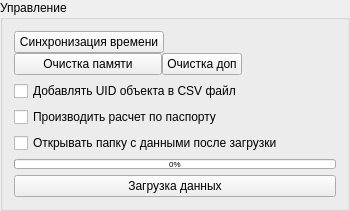
           <widget class="QGroupBox" name="groupBox_2">
            <property name="sizePolicy">
             <sizepolicy hsizetype="Preferred" vsizetype="Expanding">
              <horstretch>0</horstretch>
              <verstretch>0</verstretch>
             </sizepolicy>
            </property>
            <property name="minimumSize">
             <size>
              <width>350</width>
              <height>0</height>
             </size>
            </property>
            <property name="maximumSize">
             <size>
              <width>300</width>
              <height>200</height>
             </size>
            </property>
            <property name="title">
             <string>Управление</string>
            </property>
            <layout class="QGridLayout" name="gridLayout_2">
             <item row="3" column="0" colspan="2">
              <widget class="QCheckBox" name="checkBox_isOpenFolderBeforeSync">
               <property name="text">
                <string>Открывать папку с данными после загрузки</string>
               </property>
              </widget>
             </item>
             <item row="4" column="0" colspan="2">
              <layout class="QVBoxLayout" name="verticalLayout_3">
               <item>
                <widget class="QProgressBar" name="progressBar_FullDataProcess">
                 <property name="sizePolicy">
                  <sizepolicy hsizetype="Expanding" vsizetype="Minimum">
                   <horstretch>0</horstretch>
                   <verstretch>0</verstretch>
                  </sizepolicy>
                 </property>
                 <property name="maximumSize">
                  <size>
                   <width>16777215</width>
                   <height>10</height>
                  </size>
                 </property>
                 <property name="font">
                  <font>
                   <pointsize>6</pointsize>
                  </font>
                 </property>
                 <property name="value">
                  <number>0</number>
                 </property>
                 <property name="alignment">
                  <set>Qt::AlignCenter</set>
                 </property>
                 <property name="textVisible">
                  <bool>true</bool>
                 </property>
                 <property name="textDirection">
                  <enum>QProgressBar::TopToBottom</enum>
                 </property>
                </widget>
               </item>
               <item>
                <layout class="QHBoxLayout" name="horizontalLayout_21">
                 <item>
                  <widget class="QPushButton" name="pushButton_SyncData">
                   <property name="sizePolicy">
                    <sizepolicy hsizetype="Minimum" vsizetype="Maximum">
                     <horstretch>0</horstretch>
                     <verstretch>0</verstretch>
                    </sizepolicy>
                   </property>
                   <property name="text">
                    <string>Загрузка данных</string>
                   </property>
                  </widget>
                 </item>
                </layout>
               </item>
              </layout>
             </item>
             <item row="0" column="1">
              <spacer name="horizontalSpacer_2">
               <property name="orientation">
                <enum>Qt::Horizontal</enum>
               </property>
               <property name="sizeHint" stdset="0">
                <size>
                 <width>159</width>
                 <height>20</height>
                </size>
               </property>
              </spacer>
             </item>
             <item row="2" column="0" colspan="2">
              <widget class="QCheckBox" name="checkBox_CalculateDataLogsByPassport">
               <property name="text">
                <string>Производить расчет по паспорту</string>
               </property>
              </widget>
             </item>
             <item row="0" column="0">
              <layout class="QVBoxLayout" name="verticalLayout_2">
               <property name="spacing">
                <number>0</number>
               </property>
               <item>
                <widget class="QPushButton" name="pushButton_SyncRTC">
                 <property name="sizePolicy">
                  <sizepolicy hsizetype="Expanding" vsizetype="Minimum">
                   <horstretch>0</horstretch>
                   <verstretch>0</verstretch>
                  </sizepolicy>
                 </property>
                 <property name="maximumSize">
                  <size>
                   <width>150</width>
                   <height>25</height>
                  </size>
                 </property>
                 <property name="text">
                  <string>Синхронизация времени</string>
                 </property>
                </widget>
               </item>
               <item>
                <layout class="QHBoxLayout" name="horizontalLayout_22">
                 <item>
                  <widget class="QPushButton" name="pushButton_Formatting">
                   <property name="sizePolicy">
                    <sizepolicy hsizetype="Expanding" vsizetype="Minimum">
                     <horstretch>0</horstretch>
                     <verstretch>0</verstretch>
                    </sizepolicy>
                   </property>
                   <property name="maximumSize">
                    <size>
                     <width>150</width>
                     <height>25</height>
                    </size>
                   </property>
                   <property name="text">
                    <string>Очистка памяти</string>
                   </property>
                  </widget>
                 </item>
                 <item>
                  <widget class="QPushButton" name="pushButton_ExtraFormatAll">
                   <property name="text">
                    <string>Очистка доп</string>
                   </property>
                  </widget>
                 </item>
                </layout>
               </item>
              </layout>
             </item>
             <item row="1" column="0">
              <widget class="QCheckBox" name="checkBox_ObjectUID_Add">
               <property name="text">
                <string>Добавлять UID объекта в CSV файл</string>
               </property>
              </widget>
             </item>
            </layout>
           </widget>
